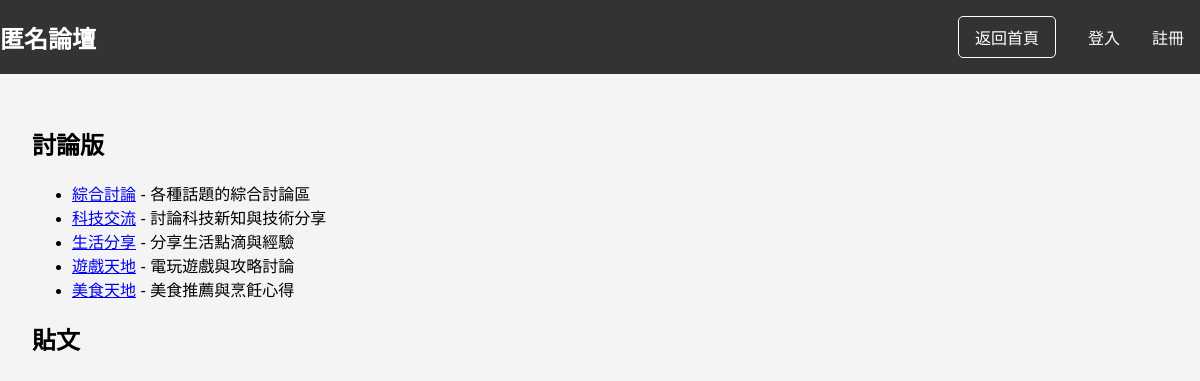
Before: / with the older database file.
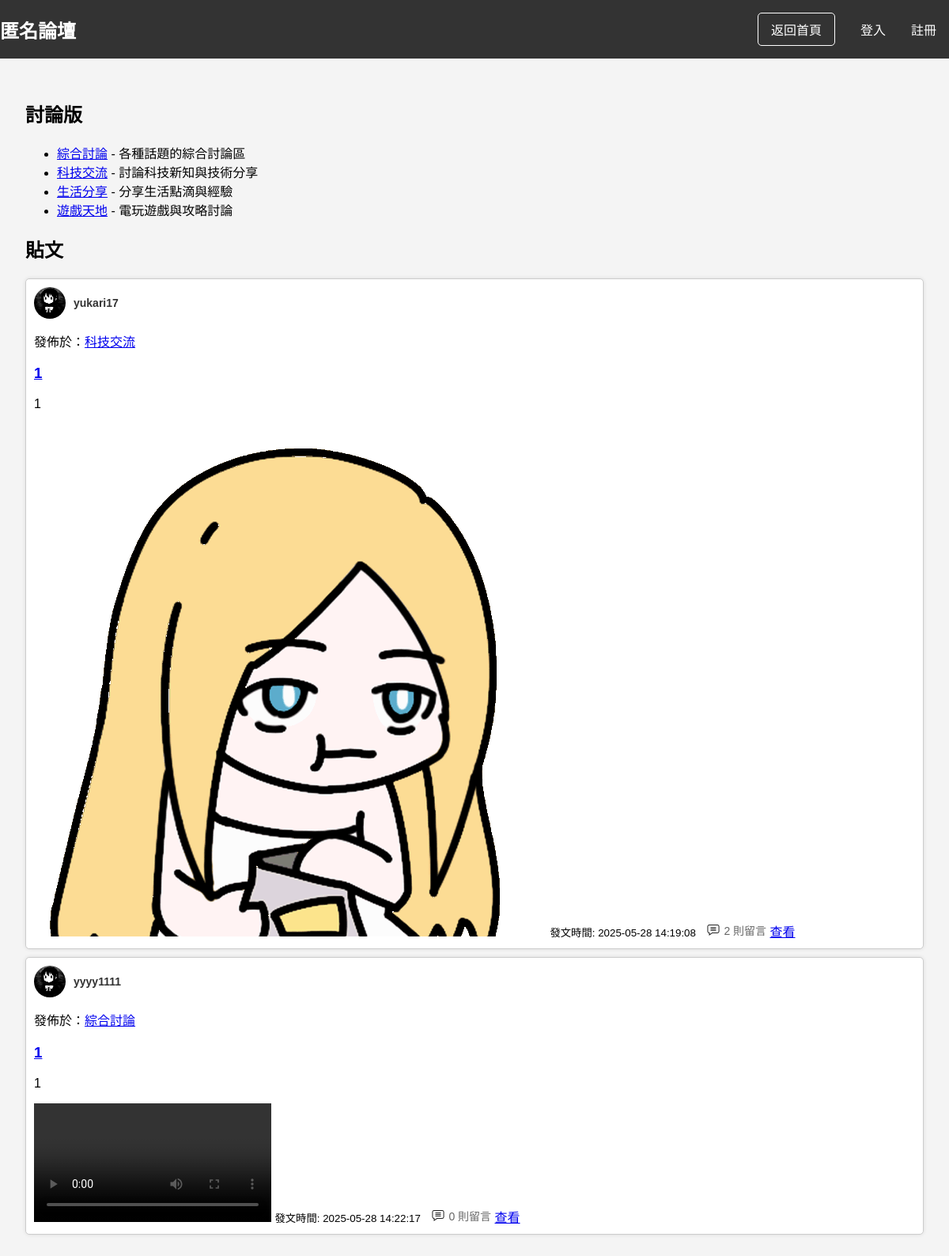
After: the same page with the newer database file.
### app.py (models this page shows)
class Board(db.Model):
    id = db.Column(db.Integer, primary_key=True)
    name = db.Column(db.String(50), unique=True, nullable=False)
    description = db.Column(db.Text)

class Post(db.Model):
    id = db.Column(db.Integer, primary_key=True)
    user_id = db.Column(db.Integer, db.ForeignKey('user.id'))
    board_id = db.Column(db.Integer, db.ForeignKey('board.id'), nullable=False)
    title = db.Column(db.String(100), nullable=False)
    content = db.Column(db.Text, nullable=False)
    media_path = db.Column(db.String(200))
    created_at = db.Column(db.DateTime, server_default=db.func.now())
    user = db.relationship('User', backref='posts')
    board = db.relationship('Board', backref='posts')
    replies = db.relationship('Reply', backref='post', cascade='all, delete-orphan')

class User(UserMixin, db.Model):
    id = db.Column(db.Integer, primary_key=True)
    username = db.Column(db.String(50), unique=True, nullable=False)
    password_hash = db.Column(db.String(128), nullable=False)
    is_admin = db.Column(db.Boolean, default=False)
    created_at = db.Column(db.DateTime, server_default=db.func.now())

### app.py (the view)
@app.route('/')
def index():
    boards = Board.query.all()
    posts = Post.query.all()
    for post in posts:
        if post.media_path:
            post.media_ext = post.media_path.lower().split('.')[-1]
        else:
            post.media_ext = None
        post.board = Board.query.get(post.board_id)
        post.replies = Reply.query.filter_by(post_id=post.id).all()
        post.user = User.query.get(post.user_id)
    return render_template('index.html', boards=boards, posts=posts)

### templates/index.html (shortened to what this page needs)
{% extends "base.html" %}
  {% block extra_css %}
      <link rel="stylesheet" href="{{ url_for('static', filename='css/post.css') }}">
      <link rel="stylesheet" href="{{ url_for('static', filename='css/avatar.css') }}">
      <link rel="stylesheet" href="{{ url_for('static', filename='css/board.css') }}">
  {% endblock %}
  {% block content %}
      <h2>討論版</h2>
      <ul>
          {% for board in boards %}
              <li>
                  <a href="{{ url_for('board', board_id=board.id) }}">{{ board.name }}</a> - {{ board.description }}
              </li>
          {% endfor %}
      </ul>
      <h2>貼文</h2>
      {% for post in posts %}
          <div class="post">
              <div class="user-info">
                  <img src="{{ url_for('static', filename='sayakaanony.png') }}" alt="User Avatar" class="avatar">
                  <span class="username">{{ post.user.username if post.user else '匿名用戶' }}</span>
              </div>
              <p>發佈於：<a href="{{ url_for('board', board_id=post.board_id) }}">{{ post.board.name if post.board else '未知討論版' }}</a></p>
              <h3><a href="{{ url_for('post', post_id=post.id) }}">{{ post.title }}</a></h3>
              <p>{{ post.content }}</p>
              {% if post.media_path %}
                  {% if post.media_ext == 'mp4' %}
                      <video controls>
                          <source src="{{ url_for('static', filename=post.media_path) }}" type="video/mp4">
                      </video>
                  {% else %}
                      <img src="{{ url_for('static', filename=post.media_path) }}" alt="Post Media" class="post-image">
                  {% endif %}
              {% endif %}
              <small>發文時間: {{ post.created_at.strftime('%Y-%m-%d %H:%M:%S') }}</small>
              <span class="comment-count">
                  <img src="{{ url_for('static', filename='comment-icon.png') }}" alt="Comment Icon" class="comment-icon">
                  {{ post.replies|length }} 則留言
              </span>
              <a href="{{ url_for('post', post_id=post.id) }}">查看</a>
          </div>
      {% endfor %}
  {% endblock %}

### templates/base.html (shortened to what this page needs)
<!DOCTYPE html>
  <head>
      <link rel="stylesheet" href="{{ url_for('static', filename='css/base.css') }}">
      {% block extra_css %}{% endblock %}
  </head>
  <body>
      <header>
          <nav>
              <div class="logo">
                  <a href="{{ url_for('index') }}">匿名論壇</a>
              </div>
              <div class="nav-links">
                  <a href="{{ url_for('index') }}" class="home-btn">返回首頁</a>
                  {% if current_user.is_authenticated %}
                      <a href="{{ url_for('user_profile', user_id=current_user.id) }}">
                          <img src="{{ url_for('static', filename='sayakaanony.png') }}" alt="User Avatar" class="nav-avatar">
                          {{ current_user.username }}
                      </a>
                      <a href="{{ url_for('logout') }}">登出</a>
                      {% if current_user.is_admin %}
                          <a href="{{ url_for('create_board') }}">創建討論版</a>
                      {% endif %}
                  {% else %}
                      <a href="{{ url_for('login') }}">登入</a>
                      <a href="{{ url_for('register') }}">註冊</a>
                  {% endif %}
              </div>
          </nav>
      </header>
      <main>
          {% block content %}{% endblock %}
      </main>
  </body>
  </html>

### static/css/base.css (style rules this page uses)
body { font-family: Arial, sans-serif; margin: 0; padding: 0; background-color: #f4f4f4; }
header { background-color: #333; color: white; padding: 1em 0; }
nav { max-width: 1200px; margin: 0 auto; display: flex; justify-content: space-between; align-items: center; }
.logo a { color: white; font-size: 1.5em; font-weight: bold; text-decoration: none; }
.nav-links { display: flex; align-items: center; }
.nav-links a { color: white; text-decoration: none; margin: 0 1em; }
main { max-width: 1200px; margin: 0 auto; padding: 2em; }
.home-btn { background-color: transparent; padding: 0.5em 1em; border: 1px solid white; border-radius: 5px; color: white; text-decoration: none; }

### static/css/post.css (style rules this page uses)
.post, .reply { background: white; padding: 1em; margin-bottom: 1em; border-radius: 5px; box-shadow: 0 0 5px rgba(0,0,0,0.1); border: 1px solid #ccc; padding: 10px; margin: 10px 0; }
.post-image { max-width: 100%; height: auto; }
video, img { max-width: 100%; height: auto; }
.comment-count { display: inline-flex; align-items: center; margin-left: 10px; font-size: 14px; color: #666; }
.comment-icon { width: 16px; height: 16px; margin-right: 5px; }
.user-info { display: flex; align-items: center; margin-bottom: 5px; }
.username { margin-left: 10px; font-size: 14px; font-weight: bold; color: #333; }

### static/css/avatar.css (style rules this page uses)
.avatar { width: 40px; height: 40px; border-radius: 50%; vertical-align: middle; }

Changed rows visible on the page:
removed Board: name "美食天地", description "美食推薦與烹飪心得"
added Post: user "yukari17", board "科技交流", title "1", content "1", media_path (picture), created_at "2025-05-28 14:19:08", replies|length "2"
added Post: user "yyyy1111", board "綜合討論", title "1", content "1", created_at "2025-05-28 14:22:17", replies|length "0"
